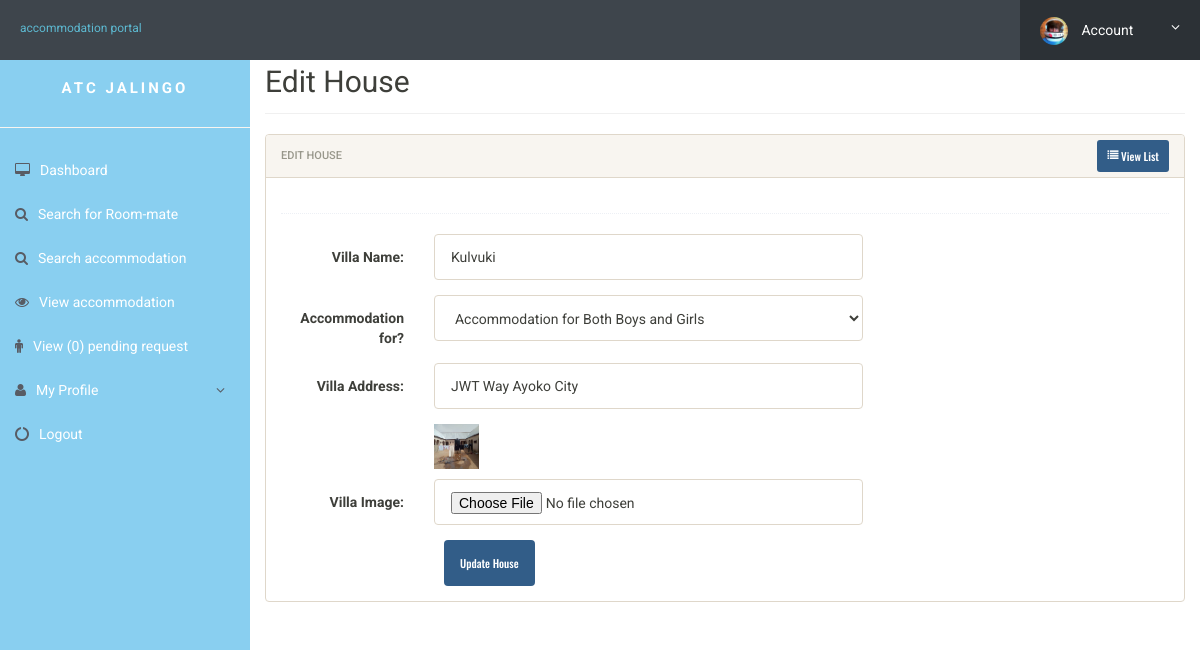
/admin/edit-house.php?id=1 (signed in), run on the app's committed database.
### tables this page shows
CREATE TABLE `houses` (
  `houseid` int(11) NOT NULL,
  `aid` int(11) NOT NULL,
  `villa_name` varchar(50) NOT NULL,
  `villa_for` tinytext NOT NULL,
  `villa_address` tinytext NOT NULL,
  `image` tinytext NOT NULL
);

### admin/edit-house.php (the view, shortened to what this page needs)
<!doctype html>
<html lang="en" class="no-js">
    <head>
        <link rel="stylesheet" href="css/font-awesome.min.css">
        <link rel="stylesheet" href="css/bootstrap.min.css">
        <link rel="stylesheet" href="css/dataTables.bootstrap.min.css">>
        <link rel="stylesheet" href="css/bootstrap-social.css">
        <link rel="stylesheet" href="css/bootstrap-select.css">
        <link rel="stylesheet" href="css/fileinput.min.css">
        <link rel="stylesheet" href="css/awesome-bootstrap-checkbox.css">
        <link rel="stylesheet" href="css/style.css">
    </head>
    <body>
        <?php include('includes/header.php'); ?>
        <div class="ts-main-content">
            <?php include('includes/sidebar.php'); ?>
            <div class="content-wrapper">
                <div class="container-fluid">
                    <div class="row">
                        <div class="col-md-12">
                            <h2 class="page-title">Edit House</h2>
                            <div class="row">
                                <div class="col-md-12">
                                    <div class="panel panel-default">
                                        <div class="panel-heading">Edit house
                                            <a role="button" href="./manage-houses.php" class="btn btn-primary btn-sm pull-right" style="margin-top: -5px"><i class="fa fa-list"></i> View List</a>
                                        </div>
                                        <div class="panel-body">
                                            <form method="post" action="./edit-house.php?id=<?php echo $_GET['id'] ?>" class="form-horizontal" enctype="multipart/form-data">
                                                <?php
                                                $id = $_GET['id'];
                                                $ret = "SELECT * FROM `houses` WHERE houseid=?";
                                                $stmt = $mysqli->prepare($ret);
                                                $stmt->bind_param('i', $id);
                                                $stmt->execute();
                                                $res = $stmt->get_result();
                                                while ($row = $res->fetch_object()) {
                                                    ?>
                                                    <div class="hr-dashed"></div>
                                                    <div class="form-group">
                                                        <label class="col-sm-2 control-label">Villa Name: </label>
                                                        <div class="col-sm-6">
                                                            <input type="text" name="villa_name" value="<?php echo $row->villa_name ?>" id="villa_name" onBlur="checkAvailabilityV()"  class="form-control" required="required" >
                                                        </div>
                                                    </div>
                                                    <div class="form-group">
                                                        <label class="col-sm-2 control-label">Accommodation for?</label>
                                                        <div class="col-sm-6">
                                                            <select name="villa_for" id="villa_for" class="form-control" required>
                                                                <option <?php echo $row->villa_for == 'Accommodation for Both Boy and Girls' ? 'selected' : '' ?> value="Accommodation for Both Boy and Girls">Accommodation for Both Boys and Girls</option>
                                                            </select>
                                                        </div>
                                                    </div>
                                                    <div class="form-group">
                                                        <label class="col-sm-2 control-label">Villa Address: </label>
                                                        <div class="col-sm-6">
                                                            <input type="text" value="<?php echo $row->villa_address ?>" name="villa_address" id="villa_address"  class="form-control" required="required" >
                                                        </div>
                                                    </div>
                                                    <div class="form-group">
                                                        <div class="col-sm-offset-2 col-sm-10" style="margin-bottom: 10px">
                                                            <img src="../villa_images/<?php echo $row->image; ?>" height="45px" width="45px">
                                                        </div>
                                                        <label class="col-sm-2 control-label"> Villa Image: </label>
                                                        <div class="col-sm-6">
                                                            <input type="file" name="img" id="img" class="form-control" >
                                                        </div>
                                                    </div>
                                                    <div class="col-sm-8 col-sm-offset-2">
                                                        <input class="btn btn-primary" type="submit" name="submit" value="Update House ">
                                                    </div>
                                            </div>
                                        <?php } ?>
                                    </div>
                                </div>
                            </div>
                        </div>
                    </div>
                </div>
            </div>
        </div>
</body>
</html>

### admin/css/style.css (style rules this page uses)
html { font-size: 14px; }
@media only screen and (min-width: 480px) { html { font-size: 17px; } }
@media only screen and (min-width: 768px) { html { font-size: 14px; } }
body { font-size: 1em; }
a { color: #37a6c4; }
.btn { font-family: 'Oswald', sans-serif; }
.btn i { position: relative; top: -2px; }
.hr-dashed { background-color: transparent; border-top: 1px dotted #edf0f5; color: transparent; height: 1px; margin: 20px 0; }
.panel { overflow: hidden; }
.btn { text-transform: none; }
.page-title { padding-bottom: 15px; margin-bottom: 20px; border-bottom: 1px solid #f0f0f0; }
.ts-main-content .content-wrapper { padding-top: 15px; margin-top: 10px; }
@media only screen and (min-width: 992px) { .ts-main-content .content-wrapper { margin-left: 250px; } }

### data on the page
houses: villa_name "Kulvuki", villa_for "Accommodation for Both Boys and Girls", villa_address "JWT Way Ayoko City", image (picture)

### other printed values
$count1 "0"
